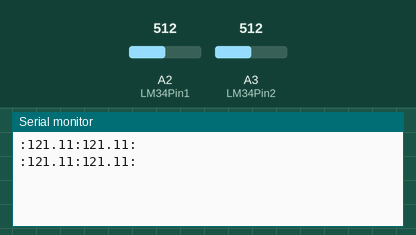
Recording of a sketch running on a simulated Arduino Uno, built with avr-gcc and run on an emulated ATmega328P. Parts: the last lines printed to the serial monitor. Inputs (shaded band) come from the test bench; at power-on: A2 (LM34Pin1) = 512, A3 (LM34Pin2) = 512.

Above: at 1.8 s.
1.9 s: A2 (LM34Pin1) set to 452
At 2.3 s:
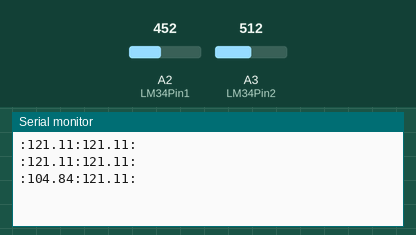
3.4 s: A2 (LM34Pin1) set to 419
At 4.8 s:
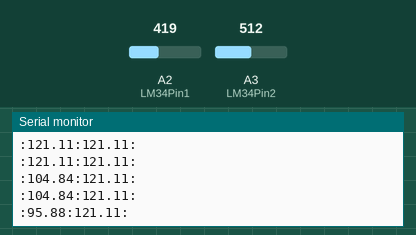
6.5 s: A3 (LM34Pin2) set to 445
At 7.8 s:
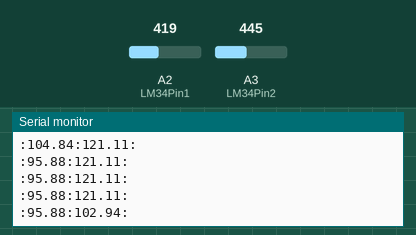
8.0 s: A3 (LM34Pin2) set to 426
At 8.8 s:
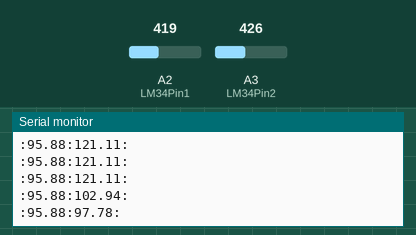

Measured:
- the behaviour switches between 435 and 434 on A2 (LM34Pin1) (found by bisection; images 1 and 2)
- the behaviour switches between 435 and 434 on A3 (LM34Pin2) (found by bisection; images 3 and 4)
- after the input at 1.9 s, the serial monitor: prints a new line after 0.11 s (image 1)
- after the input at 3.4 s, the serial monitor: prints a new line after 0.61 s (image 2)
- after the input at 6.5 s, the serial monitor: prints a new line after 0.52 s (image 3)
- after the input at 8.0 s, the serial monitor: prints a new line at once (image 4)

The sketch:

Uno_Read.ino
```cpp
/*
 * SMRTTECH 4SC3 - C01 - Course Project
 * Jack Holmes, Daniew Chu, Mathew Wu
 * Nov 12, 2021
*/

// Set Board to Arduino Uno and connect via port.
// *NOTE: Serial communication between Arduino Uno and CubeCell cannot occur while the two are connected via Tx/Rx.

// Variable Initialization
#define BUFFER_SIZE 30 // Needs to be constant across each program.
char serialOUT[BUFFER_SIZE];
String temp1;
String temp2;
String packet;
int STR_LENGTH;
int FILLER;

// Pin Designation
int LM34Pin1 = A2;
int LM34Pin2 = A3;

void setup() {
  Serial.begin(115200); // 115200 baud

  // Pin Assignment
  pinMode(LM34Pin1, INPUT);
  pinMode(LM34Pin2, INPUT);
}

void loop() {
  double LM34Val1 = LM34Run(0);                         // First LM34 Read.
  temp1 = String(LM34Val1,2);                           // Convert to String.
  double LM34Val2 = LM34Run(1);                         // Second LM34 Read.
  temp2 = String(LM34Val2,2);                           // Convert to String.

  packet = ":" + temp1 + ":" + temp2 + ":";             // Collect all data strings into a single output string using ':' to separate data chunks.
  STR_LENGTH = (packet.length() + 1);                   // Determing the current length of output string.
  FILLER = (BUFFER_SIZE - STR_LENGTH);                  // Calculate the amount of filler needed to reach the desired BUFFER_SIZE.
  for(int i=0; i<FILLER; i++){                          // Use this loop to fill the remaining space with ' ' characters to be trimmed upon receipt.
    packet = packet + " ";
  }
  Serial.println(packet);                               // Print string to serial monitor. This is directly read on CubeCell. Any other 'Serial.print' lines will also be attached, so for official use have only this one.
  delay(1000);                                          // 1 second delay each loop.
}

double LM34Run(int Case){
  double LM34Read;

  if(Case == 0){                                        // Sensor 1 or 2?
    LM34Read = analogRead(LM34Pin1);                    // Collect a reading.
  }else{
    LM34Read = analogRead(LM34Pin2);                    // Collect a reading.
  }
  //Serial.println(IntLM34Read);
                                                        // This entire section is dependent on the sensor being used. In this case it is two LM34 sensors.
  double MillivoltRead = (LM34Read/1024.0)*5000.0;      // Convert LM34 value to millivoltage range.
  double Fahrenheit = MillivoltRead/10;                 // Fahrenheit Calculation.
  double Celsius = (Fahrenheit-32) * (5.0/9.0);         // Celsius Calculation.

  // Select one of the following to return.
  return Celsius;
  //return Fahrenheit;
}
```
